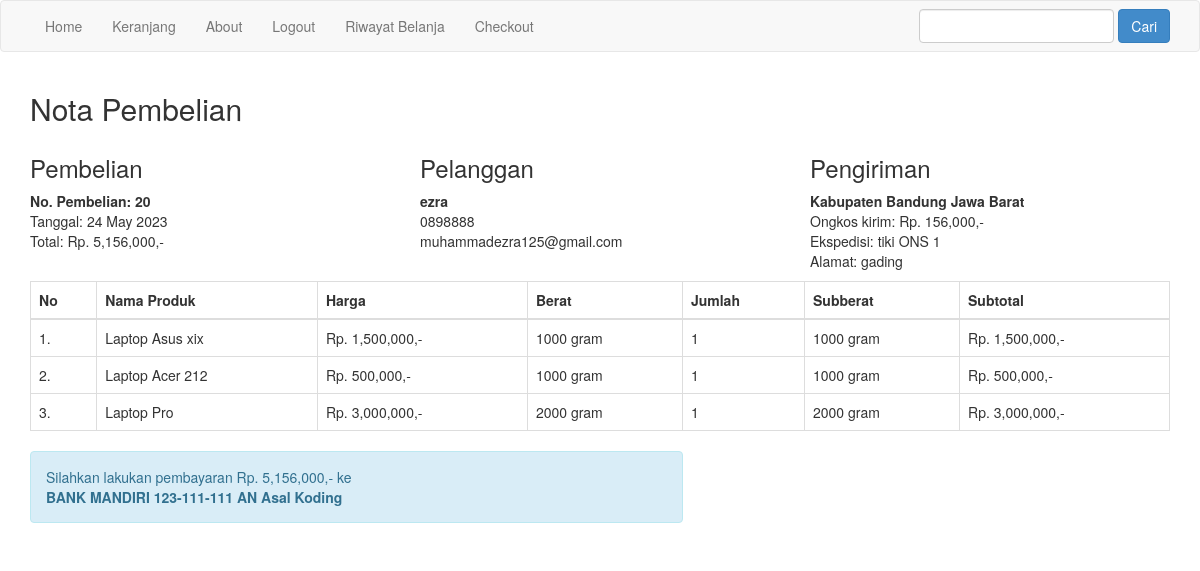
Screenshot of /nota.php?id=20 (signed in) with the database file from the repository.
### tables this page shows
CREATE TABLE `pembelian` (
  `id_pembelian` int(11) NOT NULL,
  `id_pelanggan` int(11) NOT NULL,
  `tanggal_pembelian` date NOT NULL,
  `total_pembelian` int(11) NOT NULL,
  `alamat_pengiriman` text NOT NULL,
  `status_pembelian` varchar(100) NOT NULL DEFAULT 'pending',
  `resi_pengiriman` varchar(50) NOT NULL,
  `totalberat` int(11) NOT NULL,
  `provinsi` varchar(255) NOT NULL,
  `distrik` varchar(255) NOT NULL,
  `tipe` varchar(255) NOT NULL,
  `kodepos` varchar(255) NOT NULL,
  `ekspedisi` varchar(255) NOT NULL,
  `paket` varchar(255) NOT NULL,
  `ongkir` int(11) NOT NULL,
  `estimasi` varchar(255) NOT NULL
);

CREATE TABLE `pelanggan` (
  `id_pelanggan` int(11) NOT NULL,
  `email_pelanggan` varchar(100) NOT NULL,
  `password_pelanggan` varchar(50) NOT NULL,
  `nama_pelanggan` varchar(100) NOT NULL,
  `telepon_pelanggan` varchar(100) NOT NULL,
  `alamat_pelanggan` text NOT NULL
);

CREATE TABLE `pembelian_produk` (
  `id_pembelian_produk` int(11) NOT NULL,
  `id_pembelian` int(11) NOT NULL,
  `id_produk` int(11) NOT NULL,
  `jumlah` int(11) NOT NULL,
  `nama` varchar(100) NOT NULL,
  `harga` int(11) NOT NULL,
  `berat` int(11) NOT NULL,
  `subberat` int(11) NOT NULL,
  `subharga` int(11) NOT NULL
);

### nota.php (the view, shortened to what this page needs)
<?php
include 'koneksi.php';
$ambil = $koneksi->query("SELECT * FROM pembelian JOIN pelanggan ON pembelian.id_pelanggan = pelanggan.id_pelanggan WHERE pembelian.id_pembelian = '$_GET[id]'");
$detail = $ambil->fetch_assoc();
?>
<!DOCTYPE html>
<html lang="en">
<head>
  <link rel="stylesheet" href="admin/assets/css/bootstrap.css">
</head>
<body>
<?php include 'templates/navbar.php'; ?>
<section class="content">
  <div class="container">
    <h2>Nota Pembelian</h2>
    <div class="row" style="margin-bottom: 10px;">
      <div class="col-md-4">
        <h3>Pembelian</h3>
        <strong>No. Pembelian: <?= $detail['id_pembelian']; ?></strong><br>
        Tanggal: <?= date("d M Y", strtotime($detail['tanggal_pembelian'])); ?><br>
        Total: Rp. <?= number_format($detail['total_pembelian']); ?>,-
      </div>
      <div class="col-md-4">
        <h3>Pelanggan</h3>
        <strong><?= $detail["nama_pelanggan"]; ?></strong><br>
        <p>
          <?= $detail["telepon_pelanggan"]; ?><br>
          <?= $detail["email_pelanggan"]; ?>
        </p>
      </div>
      <div class="col-md-4">
        <h3>Pengiriman</h3>
        <strong><?= $detail['tipe']; ?> <?= $detail['distrik']; ?> <?= $detail['provinsi']; ?></strong><br>
        Ongkos kirim: Rp. <?= number_format($detail['ongkir']); ?>,-<br>
        Ekspedisi: <?= $detail['ekspedisi']; ?> <?= $detail['paket']; ?> <?= $detail['estimasi']; ?><br>
        Alamat: <?= $detail['alamat_pengiriman']; ?>
      </div>
    </div>
    <table class="table table-bordered">
      <thead>
        <tr>
          <th>No</th>
          <th>Nama Produk</th>
          <th>Harga</th>
          <th>Berat</th>
          <th>Jumlah</th>
          <th>Subberat</th>
          <th>Subtotal</th>
        </tr>
      </thead>
      <tbody>
        <?php $no=1; ?>
        <?php $ambil = $koneksi->query("SELECT * FROM pembelian_produk WHERE id_pembelian = '$_GET[id]'"); ?>
        <?php while($pecah = $ambil->fetch_assoc()): ?>
        <tr>
          <td><?= $no; ?>.</td>
          <td><?= $pecah["nama"]; ?></td>
          <td>Rp. <?= number_format($pecah["harga"]); ?>,-</td>
          <td><?= $pecah["berat"]; ?> gram</td>
          <td><?= $pecah["jumlah"]; ?></td>
          <td><?= $pecah["subberat"]; ?> gram</td>
          <td>Rp. <?= number_format($pecah["subharga"]); ?>,-</td>
        </tr>
        <?php $no++; ?>
        <?php endwhile; ?>
      </tbody>
    </table>
    <div class="row">
      <div class="col-md-7">
        <div class="alert alert-info">
          <p>
            Silahkan lakukan pembayaran Rp. <?= number_format($detail['total_pembelian']); ?>,- ke <br>
            <strong>BANK MANDIRI 123-111-111 AN Asal Koding</strong>
          </p>
        </div>
      </div>
    </div>
  </div>
</section>
</body>
</html>

### rows the page displays
pembelian: id_pembelian "20", tanggal_pembelian "24 May 2023", total_pembelian "5,156,000", id_pelanggan.nama_pelanggan "ezra", id_pelanggan.telepon_pelanggan "0898888", id_pelanggan.email_pelanggan "muhammadezra125@gmail.com", tipe "Kabupaten", distrik "Bandung", provinsi "Jawa Barat", ongkir "156,000", ekspedisi "tiki", paket "ONS", estimasi "1", alamat_pengiriman "gading"
pembelian_produk: nama "Laptop Asus xix", harga "1,500,000", berat "1000", jumlah "1", subberat "1000", subharga "1,500,000"
pembelian_produk: nama "Laptop Acer 212", harga "500,000", berat "1000", jumlah "1", subberat "1000", subharga "500,000"
pembelian_produk: nama "Laptop Pro", harga "3,000,000", berat "2000", jumlah "1", subberat "2000", subharga "3,000,000"
